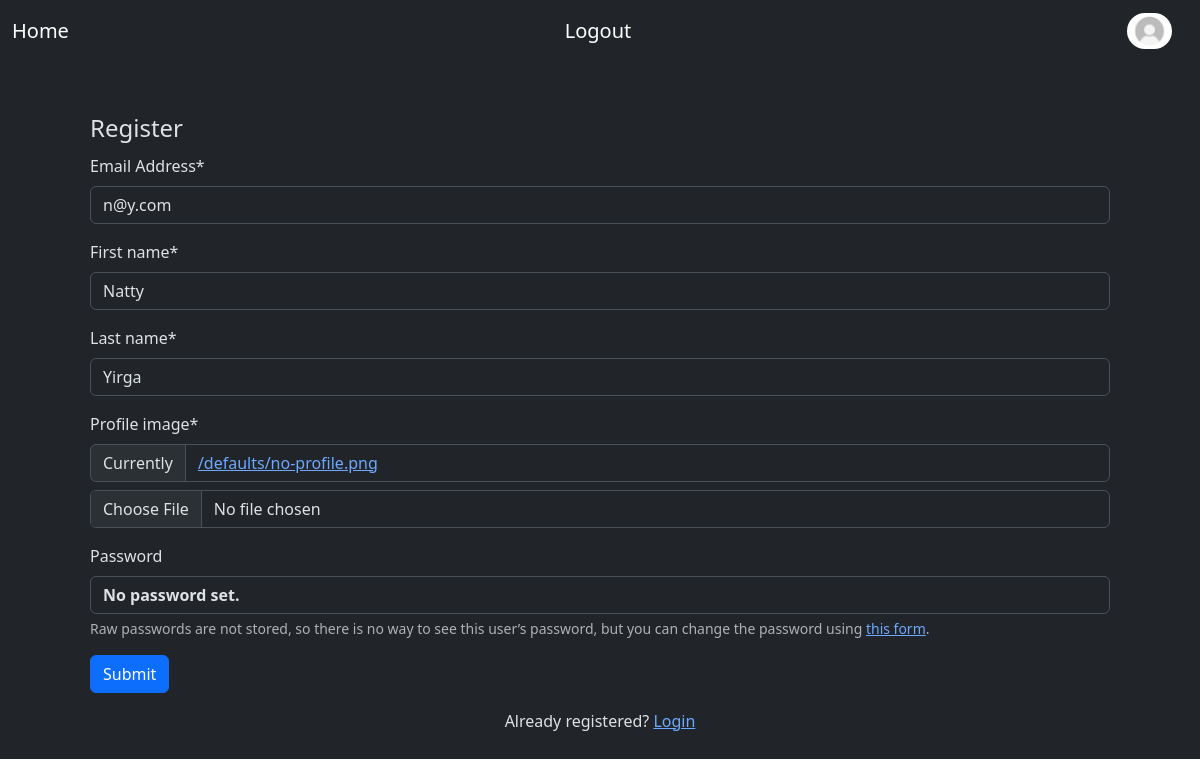
Page /users/book/edit_account/ (signed in) on the committed database.
### users/models.py (models this page shows, shortened)
class CustomUser(AbstractBaseUser, PermissionsMixin):
    email = models.EmailField(_("Email Address"), unique=True)
    first_name = models.CharField(max_length=50, default='default-firstname')
    last_name = models.CharField(max_length=50, default='default-lastname')
    is_staff = models.BooleanField(default=False)
    is_active = models.BooleanField(default=True)
    is_banned = models.BooleanField(default=False)
    date_joined = models.DateTimeField(default=timezone.now)
    profile_image = models.ImageField(upload_to='User-Profiles/', default='/defaults/no-profile.png')
    role = models.CharField(max_length=30, choices = ROLE_CHOICES, default=ST)
    USERNAME_FIELD = "email"
    REQUIRED_FIELDS = []
    objects = CustomUserManager()

### users/views.py (the view)
# urls.py: path('book/edit_account/', edit_account, name='account-edit'),
@login_required
def edit_account(request):
	user = request.user
	if request.method == "POST":
		form = CustomUserChangeForm(request.POST, request.FILES, instance=user)
		if form.is_valid():
			form.save()
			return redirect("user-account")
	else:
		form = CustomUserChangeForm(instance=user)
	return render(request, 'users/registration.html', {'form':form})

### users/forms.py
class CustomUserChangeForm(UserChangeForm):
    class Meta:
        model = CustomUser
        fields = ('email','first_name', 'last_name', 'profile_image',)

### users/templates/users/registration.html (shortened to what this page needs)
{% extends "bookApp/layout.html" %}
		{% load crispy_forms_tags %}
{% block content %}
	<fieldset class="m-5">
    <legend class="">Register</legend>
	<form method="post" action="" enctype="multipart/form-data" >
		{{ form|crispy}}
		<input type="submit" value="Submit" class='btn btn-primary'>
	</form>
		<p class="pt-3 text-center">Already registered? <a href={% url 'login'%}>Login</a></p>
{% endblock %}

### bookApp/templates/bookApp/layout.html (shortened to what this page needs)
<!DOCTYPE html>
<html data-bs-theme="dark">
	<head>
		{% load bootstrap5 %}
		{% bootstrap_css %}
		{% load crispy_forms_tags %}
	</head>
	<body>
		<nav class="navbar navbar-expand-sm bg-dark navbar-dark">
			<div class="container-fluid">
				<a class="navbar-brand" href={% url 'book-home'%}>Home</a>
				{% if user.is_authenticated %}
					<a class="navbar-brand" href={% url 'logout'%}>Logout</a>
					<a class="navbar-brand" href={% url 'user-account'%}>
						<img src="{{user.profile_image.url}}" alt="Avatar Logo" style="width:45px;" class="rounded-pill">
				{% else %}
					<a class="navbar-brand" href={% url 'login'%}>Login</a>
				{% endif %}
			</div>
		</nav>
	<div class="container">
		{% block content%}
		{% endblock %}
	</div>
</body>
</html>

### rows in the picture
CustomUser: profile_image (picture), email "n@y.com", first_name "Natty", last_name "Yirga"
